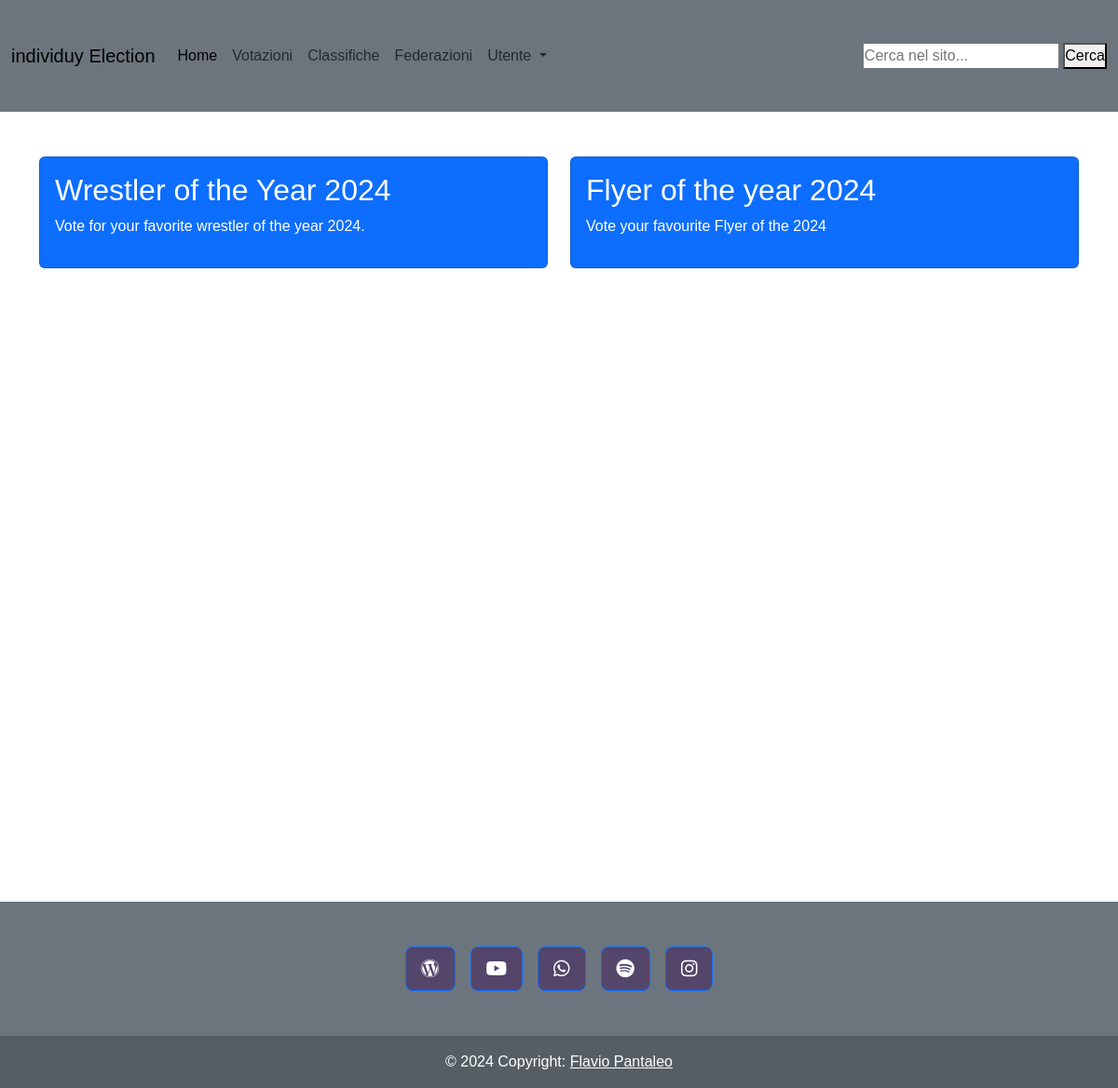
Before: /index.php?page=votazione_dettaglio_wrestler with the older database file.
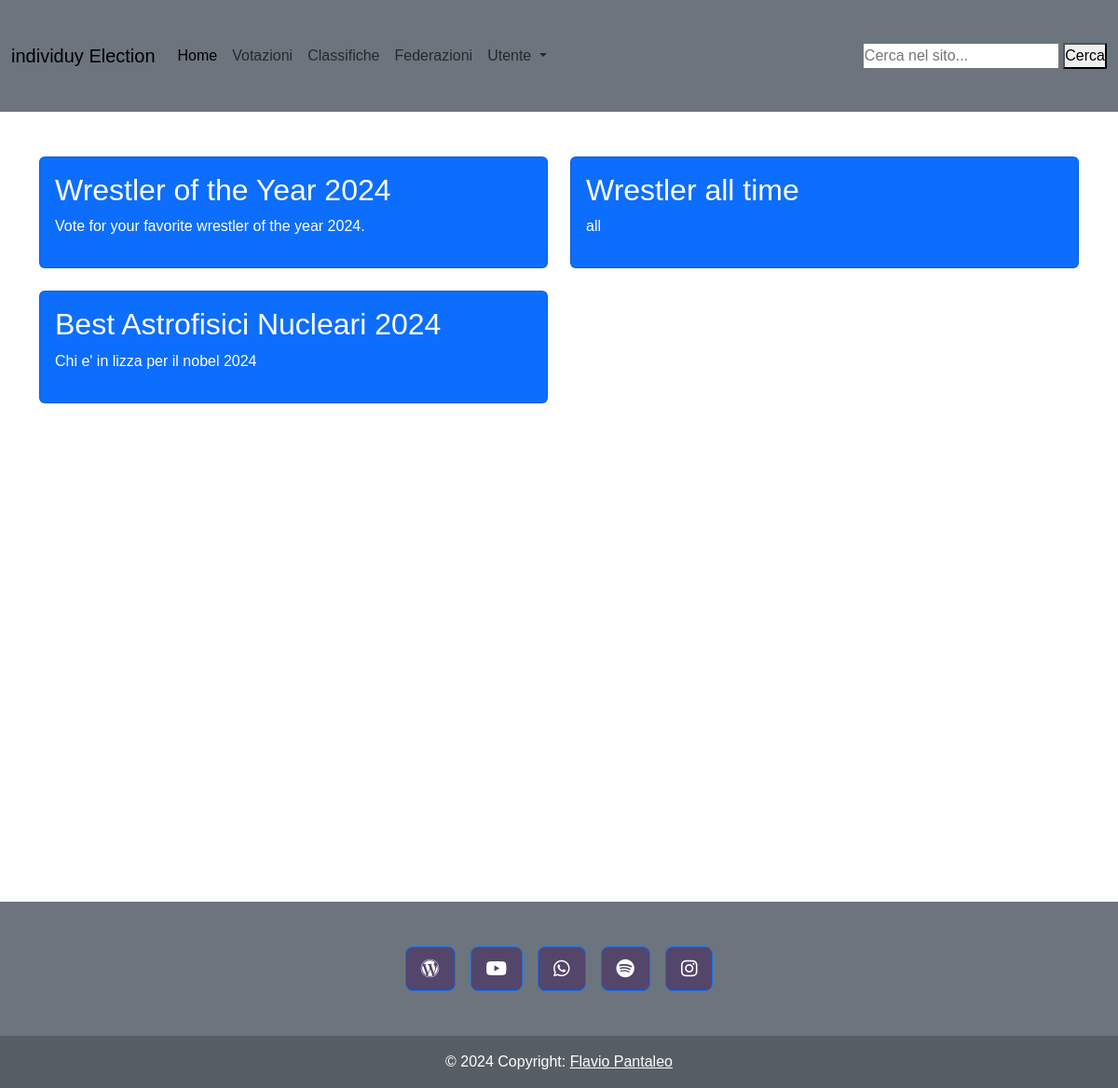
After: the same page with the newer database file.
### tables this page shows
CREATE TABLE `list_ranking` (
  `id_ranking` int(11) NOT NULL,
  `ranking_name` varchar(200) DEFAULT NULL,
  `description` text DEFAULT NULL,
  `ranking` varchar(255) NOT NULL,
  `status` int(3) DEFAULT NULL,
  `category_id` int(11) DEFAULT NULL,
  `include_inactive` tinyint(1) DEFAULT 0
);

### app/Controllers/RankingController.php (called while the page is built, shortened)
<?php
class RankingController {
    private $rankingDAO;
    public function __construct() {
        $this->rankingDAO = new RankingDAO();
    }
    public function getRankingPerCategory($category) {
        return $this->rankingDAO->getRankingPerCategory($category);
    }
}

### app/Core/DB.php (called while the page is built, shortened)
<?php
class DB {
    protected function connect (){
        try {
            $localHost = $_ENV['DB_HOST'];
            $dbname = $_ENV['DB_NAME'];
            $user = $_ENV['DB_USER'];
            $pass = $_ENV['DB_PASS'];
            $conn = new PDO("mysql:host=".$localHost.";dbname=".$dbname.";",$user, $pass);
            return $conn;
        } catch (PDOException $e) {
            echo $e->getMessage() . "<br> Database Connection Error";
            die();
        }
    }
}
?>

### app/DAO/RankingDAO.php (called while the page is built, shortened)
<?php
class RankingDAO extends DB {
    public function getRankingPerCategory($category) {
        try {
            $stmt = $this->connect()->prepare("SELECT id_ranking, ranking_name, description, ranking, status, category_id, include_inactive FROM list_ranking WHERE ranking = ?");
            $stmt->execute([$category]);
            $rankings = [];
            while ($row = $stmt->fetch(PDO::FETCH_ASSOC)) {
                $rankings[] = new Ranking(
                    $row['id_ranking'],
                    $row['ranking_name'],
                    $row['description'],
                    $row['ranking'],
                    $row['status'],
                    $row['category_id'],
                    $row['include_inactive']
                );
            }
            return $rankings;
        } catch (PDOException $e) {
            error_log("PDOException in getRankingPerCategory: " . $e->getMessage());
            return [];
        }
    }
}

### app/Models/Ranking.php (called while the page is built, shortened)
<?php
class Ranking {
    public function __construct($id, $name, $description, $rankingType, $status, $categoryId, $includeInactive) {
        $this->id = $id;
        $this->name = $name;
        $this->description = $description;
        $this->categoryId = $categoryId;
    }
}
?>

### resources/Views/votazioni/single_wrestler/votazione_dettaglio_wrestler.php (the view)
<?php
$rankingSingleWrestler = $rankingController->getRankingPerCategory('wrestler');
?>
<main class="container">
    <div class="row my-5">
        <?php if (!empty($rankingSingleWrestler)): ?>
            <?php foreach($rankingSingleWrestler as $ranking) : ?>
                <div class="col-md-6 mb-4">
                    <a href="index.php?page=lista_candidati&id_ranking=<?php echo $ranking->id; ?>&id_cat=<?php echo $ranking->categoryId; ?>">
                        <div class="card bg-primary text-white">
                            <div class="card-body">
                                <h2><?= htmlspecialchars($ranking->name); ?></h2>
                                <p><?= htmlspecialchars($ranking->description); ?></p>
                            </div>
                        </div>
                    </a>
                </div>
            <?php endforeach; ?>
        <?php else: ?>
            <div class="col-12">
                <p>Nessun ranking trovato per la categoria specificata.</p>
            </div>
        <?php endif; ?>
    </div>
</main>

Changed rows visible on the page:
removed list_ranking: ranking_name "Flyer of the year 2024", description "Vote your favourite Flyer of the 2024"
added list_ranking: ranking_name "Wrestler all time", description "all"
added list_ranking: ranking_name "Best Astrofisici Nucleari 2024", description "Chi e' in lizza per il nobel 2024"
